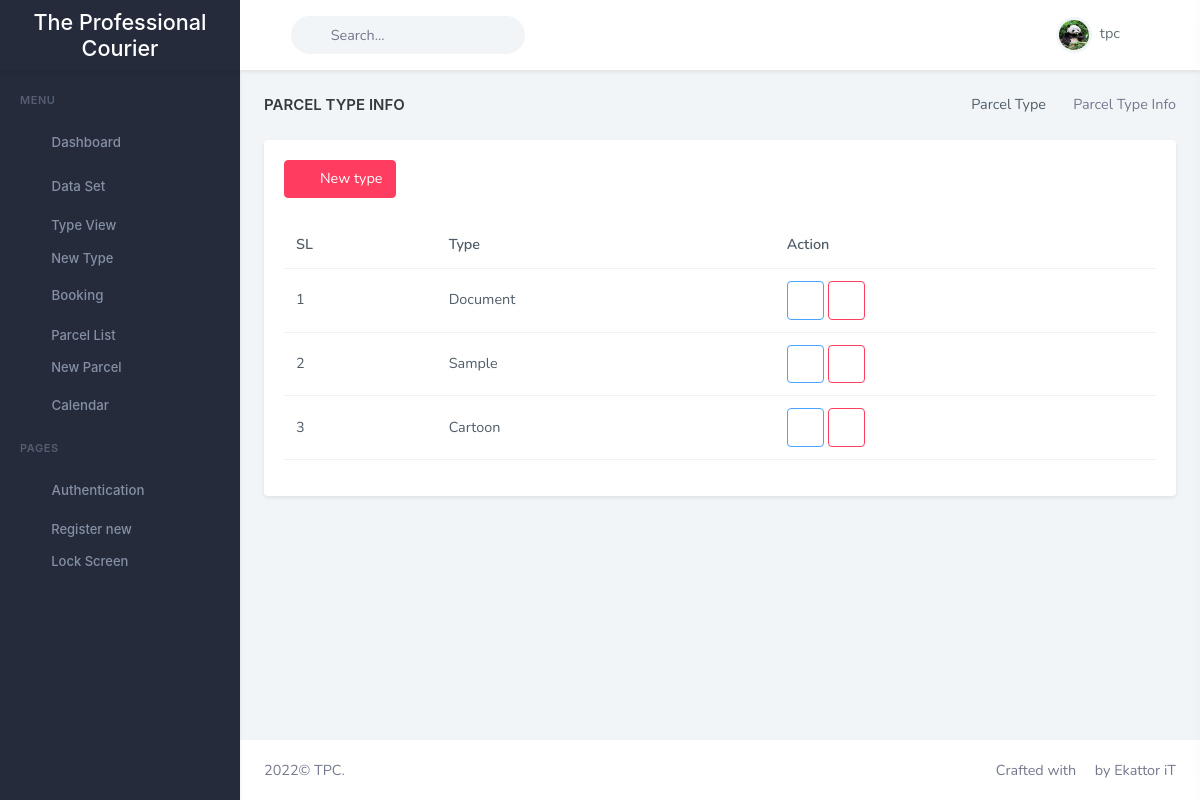
Page /data-set/parcel-type (signed in) on the committed database.
### authentication/models.py (models this page shows, shortened)
class Profile(models.Model):
    user = models.OneToOneField(User, on_delete=models.CASCADE)
    image = models.ImageField(default='panda.jpg', upload_to='profile-pics')

### data_set/models.py (models this page shows, shortened)
class Type(models.Model):
    name = models.CharField(max_length=100)

### data_set/views.py (the view)
# urls.py: path('parcel-type',views.TypeView.as_view(), name='parcel-type'),  # type list
class TypeView(LoginRequiredMixin, View):
    def get(self, request):
        context = {
            'type': Type.objects.all(),
            'title': "Parcel Type Info",
            'pageview': "Parcel Type"
        }
        return render(request, 'parcel/parcel-type.html', context)

### templates/parcel/parcel-type.html (shortened to what this page needs)
{% extends 'partials/base.html' %}
{% load static %}
{% block extra_css %}
        <link href="{% static 'libs/datatables.net-bs4/css/dataTables.bootstrap4.min.css' %}" rel="stylesheet" type="text/css" />
        <link href="{% static 'libs/datatables.net-autoFill-bs4/css/autoFill.bootstrap4.min.css' %}" rel="stylesheet" type="text/css" />
        <link href="{% static 'libs/datatables.net-keytable-bs4/css/keyTable.bootstrap4.min.css' %}" rel="stylesheet" type="text/css" />
        <link href="{% static 'libs/datatables.net-responsive-bs4/css/responsive.bootstrap4.min.css' %}" rel="stylesheet" type="text/css" />
{% endblock extra_css %}
{% block content %}
                        <div class="row">
                            <div class="col-12">
                                <div class="card">
                                    <div class="card-body">
                                        <div class="">
                                            <a href="{% url 'new-parcel-type' %}" class="btn btn-danger mb-2"><i class="mdi mdi-plus me-2"></i> New type</a>
                                        </div>
                                        <div class="table-responsive mt-3">
                                            <table class="table table-editable table-nowrap align-middle table-edits">
                                                <thead>
                                                    <tr>
                                                        <th>SL</th>
                                                        <th>Type</th>
                                                        <th>Action</th>
                                                    </tr>
                                                </thead>
                                                <tbody>
                                                {% for item in type %}
                                                    <tr data-id="1">
                                                        <td data-field="sl" style="">{{forloop.counter}}</td>
                                                        <td data-field="name">{{item.name}}</td>
                                                        <td style="">
                                                            <a href="{% url 'edit-type' item.id %}">
                                                                <button class="btn btn-outline-info">
                                                                    <i class="fas fa-pencil-alt"></i>
                                                                </button>
                                                            </a>
                                                            <a href="{% url 'delete-type' item.id %}">
                                                                <button class="btn btn-outline-danger">
                                                                    <i class="mdi mdi-trash-can"></i>
                                                                </button>
                                                            </a>
                                                        </td>
                                                    </tr>
                                                {% endfor %}
                                                </tbody>
                                            </table>
                                        </div>
                                    </div>
                                </div>
                            </div>
                        </div>
{% endblock content %}

### templates/partials/header.html (shortened to what this page needs)
{% load static %}
{% block header %}
		<header id="page-topbar">
			<div class="navbar-header">
				<div class="d-flex">
					<div class="navbar-brand-box">
						<a href="{% url 'dashboard' %}" class="logo logo-light">
							<span class="logo-lg">
                                    <h4 style="text-align:center; color: white; padding-top:10px">The Professional Courier</h4>
                                </span>
						</a>
					</div>
					<button type="button" class="btn btn-sm px-3 font-size-24 header-item waves-effect" id="vertical-menu-btn"> <i class="ri-menu-2-line align-middle"></i>
					</button>
					<form class="app-search d-none d-lg-block">
						<div class="position-relative">
							<input type="text" class="form-control" placeholder="Search..."> <span class="ri-search-line"></span>
						</div>
					</form>
				</div>
				<div class="d-flex">
					<div class="dropdown d-none d-lg-inline-block ms-1">
						<button type="button" class="btn header-item noti-icon waves-effect" data-toggle="fullscreen"> <i class="ri-fullscreen-line"></i>
						</button>
					</div>
					<div class="dropdown d-inline-block user-dropdown">
						<button type="button" class="btn header-item waves-effect" id="page-header-user-dropdown" data-bs-toggle="dropdown" aria-haspopup="true" aria-expanded="false">
							<img class="rounded-circle header-profile-user" src="{{ user.profile.image.url }}" alt="Header Avatar"> <span class="d-none d-xl-inline-block ms-1">{{user.username}}</span>
							<i class="mdi mdi-chevron-down d-none d-xl-inline-block"></i>
						</button>
					</div>
					<div class="dropdown d-inline-block">
						<button type="button" class="btn header-item noti-icon right-bar-toggle waves-effect"> <i class="ri-settings-2-line"></i>
						</button>
					</div>
				</div>
			</div>
		</header>
{% endblock header %}

### rows in the picture
Type: name "Document"
Type: name "Sample"
Type: name "Cartoon"

### other values in the picture
{{ user.username }} "tpc"
{{ title }} "PARCEL TYPE INFO"
{{ pageview }} "Parcel Type"
{{ title }} "Parcel Type Info"
